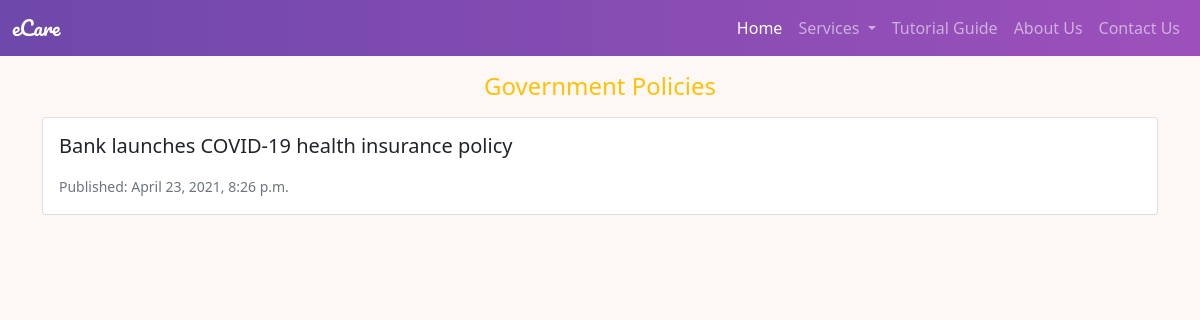
Screenshot of /blog/ with the database file from the repository.
### blog/models.py (models this page shows, shortened)
class BlogPost(models.Model):
    title = models.CharField(max_length=120, null=True, blank=False)
    slug = models.CharField(max_length=240, null=True, blank=False)
    body = models.TextField()
    created_at = models.DateTimeField(auto_now_add=True, null=False)
    updated_at = models.DateTimeField(auto_now=True, null=False)

### blog/views.py (the view)
# urls.py: path('blog/', blog, name='blog'),
def blog(request):
    qs = BlogPost.objects.all()
    context = {'object_list': qs}
    return render(request, 'blog.html', context)

### templates/blog.html (shortened to what this page needs)
{% extends 'base.html' %}
{% load static %}
{% block content %}
   {% for object in object_list %}
        <div class="container">
        <h4 class="text-warning text-center my-3">Government Policies</h4>
            <div class="mt-3">
                <div class="card mb-3">
                    <div class="card-body">
                        <h5 class="card-title"><a class="link-dark text-decoration-none" href="{{object.slug}}">{{object.title}}</a></h5>
                        <p class="card-text"><small class="text-muted">Published: {{object.created_at}}</small></p>
                    </div>
                </div>
            </div>
        </div>
    {% empty %}
        <p class="lead text-center my-5">Sorry, no articles have been written yet.</p>
    {% endfor %}
{% endblock %}

### templates/base.html (shortened to what this page needs)
{% load static %}
<!doctype html>
<html lang="en">
  <head>
    <link href="https://cdn.jsdelivr.net/npm/bootstrap@5.0.0-beta2/dist/css/bootstrap.min.css" rel="stylesheet">
    <link rel="stylesheet" href="https://cdn.jsdelivr.net/npm/bootstrap-icons@1.4.0/font/bootstrap-icons.css">
    <link href="{% static "styles/base.css" %}" rel="stylesheet">
  </head>
  <body>
        <nav class="navbar navbar-expand-lg navbar-dark">
        <div class="container-fluid">
          <a class="navbar-brand text-white" href="{% url 'home' %}" >eCare</a>
          <div class="collapse navbar-collapse" id="navbarSupportedContent">
            <ul class="navbar-nav ms-auto mb-2 mb-lg-0">
              <li class="nav-item">
                <a class="nav-link active" aria-current="page" href="{% url 'home' %}">Home</a>
              </li>
              <li class="nav-item dropdown">
                <a class="nav-link dropdown-toggle" href="#" id="navbarDropdown" role="button" data-bs-toggle="dropdown" aria-expanded="false">
                  Services
                </a>
              </li>
                <li class="nav-item">
                <a class="nav-link" href="{% url 'tutorial' %}">Tutorial Guide</a>
              </li>
              <li class="nav-item">
                <a class="nav-link" href="{% url 'about_us' %}">About Us</a>
              </li>
              <li class="nav-item">
                <a class="nav-link" href="{% url 'contact_us' %}">Contact Us</a>
              </li>
            </ul>
          </div>
        </div>
      </nav>
     {% block content %}
        {% endblock%}
  </body>
</html>

### static/styles/base.css (style rules this page uses)
body { background-color: #FDF8F5; }
.navbar { background: linear-gradient(to left, #9D50BB, #6E48AA); }
.navbar-brand { font-family: 'Pacifico', cursive; }

### rows the page displays
BlogPost: title "Bank launches COVID-19 health insurance policy", created_at "April 23, 2021, 8:26 p.m."
